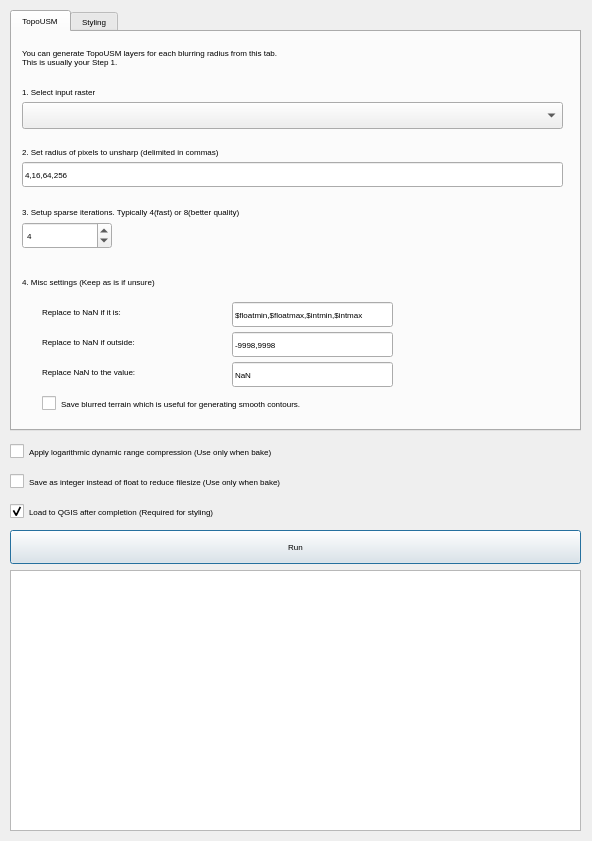
<?xml version="1.0" encoding="UTF-8"?>
<ui version="4.0">
 <class>TopoUSM2DialogBase</class>
 <widget class="QDialog" name="TopoUSM2DialogBase">
  <property name="enabled">
   <bool>true</bool>
  </property>
  <property name="geometry">
   <rect>
    <x>0</x>
    <y>0</y>
    <width>592</width>
    <height>841</height>
   </rect>
  </property>
  <property name="font">
   <font>
    <pointsize>6</pointsize>
   </font>
  </property>
  <property name="windowTitle">
   <string>TopoUSM2</string>
  </property>
  <widget class="QCheckBox" name="checkBox">
   <property name="geometry">
    <rect>
     <x>10</x>
     <y>500</y>
     <width>561</width>
     <height>23</height>
    </rect>
   </property>
   <property name="text">
    <string>Load to QGIS after completion (Required for styling)</string>
   </property>
   <property name="checked">
    <bool>true</bool>
   </property>
  </widget>
  <widget class="QCheckBox" name="checkBox_2">
   <property name="geometry">
    <rect>
     <x>10</x>
     <y>470</y>
     <width>561</width>
     <height>23</height>
    </rect>
   </property>
   <property name="text">
    <string>Save as integer instead of float to reduce filesize (Use only when bake)</string>
   </property>
  </widget>
  <widget class="QPushButton" name="pushButton">
   <property name="geometry">
    <rect>
     <x>10</x>
     <y>530</y>
     <width>571</width>
     <height>34</height>
    </rect>
   </property>
   <property name="text">
    <string>Run</string>
   </property>
  </widget>
  <widget class="QTextEdit" name="textEdit">
   <property name="enabled">
    <bool>true</bool>
   </property>
   <property name="geometry">
    <rect>
     <x>10</x>
     <y>570</y>
     <width>571</width>
     <height>261</height>
    </rect>
   </property>
   <property name="font">
    <font>
     <pointsize>6</pointsize>
    </font>
   </property>
   <property name="acceptDrops">
    <bool>false</bool>
   </property>
   <property name="readOnly">
    <bool>true</bool>
   </property>
   <property name="acceptRichText">
    <bool>false</bool>
   </property>
  </widget>
  <widget class="QTabWidget" name="tabWidget">
   <property name="enabled">
    <bool>true</bool>
   </property>
   <property name="geometry">
    <rect>
     <x>10</x>
     <y>10</y>
     <width>571</width>
     <height>421</height>
    </rect>
   </property>
   <property name="currentIndex">
    <number>0</number>
   </property>
   <widget class="QWidget" name="tab_1">
    <attribute name="title">
     <string>TopoUSM</string>
    </attribute>
    <widget class="QLineEdit" name="lineEdit_3">
     <property name="geometry">
      <rect>
       <x>220</x>
       <y>270</y>
       <width>161</width>
       <height>25</height>
      </rect>
     </property>
     <property name="text">
      <string>$floatmin,$floatmax,$intmin,$intmax</string>
     </property>
    </widget>
    <widget class="QLineEdit" name="lineEdit_4">
     <property name="geometry">
      <rect>
       <x>220</x>
       <y>330</y>
       <width>161</width>
       <height>25</height>
      </rect>
     </property>
     <property name="text">
      <string>NaN</string>
     </property>
    </widget>
    <widget class="QLabel" name="label_4">
     <property name="geometry">
      <rect>
       <x>10</x>
       <y>240</y>
       <width>301</width>
       <height>19</height>
      </rect>
     </property>
     <property name="text">
      <string>4. Misc settings (Keep as is if unsure)</string>
     </property>
    </widget>
    <widget class="QLabel" name="label_3">
     <property name="geometry">
      <rect>
       <x>30</x>
       <y>300</y>
       <width>191</width>
       <height>19</height>
      </rect>
     </property>
     <property name="text">
      <string>Replace to NaN if outside: </string>
     </property>
    </widget>
    <widget class="QgsMapLayerComboBox" name="mMapLayerComboBox">
     <property name="geometry">
      <rect>
       <x>10</x>
       <y>70</y>
       <width>541</width>
       <height>27</height>
      </rect>
     </property>
    </widget>
    <widget class="QLabel" name="label_7">
     <property name="geometry">
      <rect>
       <x>30</x>
       <y>330</y>
       <width>181</width>
       <height>19</height>
      </rect>
     </property>
     <property name="text">
      <string>Replace NaN to the value:</string>
     </property>
    </widget>
    <widget class="QLineEdit" name="lineEdit">
     <property name="geometry">
      <rect>
       <x>10</x>
       <y>130</y>
       <width>541</width>
       <height>25</height>
      </rect>
     </property>
     <property name="text">
      <string>4,16,64,256</string>
     </property>
    </widget>
    <widget class="QLabel" name="label_2">
     <property name="geometry">
      <rect>
       <x>10</x>
       <y>170</y>
       <width>441</width>
       <height>19</height>
      </rect>
     </property>
     <property name="text">
      <string>3. Setup sparse iterations. Typically 4(fast) or 8(better quality)</string>
     </property>
    </widget>
    <widget class="QLabel" name="label_6">
     <property name="geometry">
      <rect>
       <x>30</x>
       <y>270</y>
       <width>191</width>
       <height>19</height>
      </rect>
     </property>
     <property name="text">
      <string>Replace to NaN if it is: </string>
     </property>
    </widget>
    <widget class="QLabel" name="label">
     <property name="geometry">
      <rect>
       <x>10</x>
       <y>110</y>
       <width>441</width>
       <height>20</height>
      </rect>
     </property>
     <property name="text">
      <string>2. Set radius of pixels to unsharp (delimited in commas)</string>
     </property>
    </widget>
    <widget class="QLineEdit" name="lineEdit_2">
     <property name="geometry">
      <rect>
       <x>220</x>
       <y>300</y>
       <width>161</width>
       <height>25</height>
      </rect>
     </property>
     <property name="text">
      <string>-9998,9998</string>
     </property>
    </widget>
    <widget class="QLabel" name="label_5">
     <property name="geometry">
      <rect>
       <x>10</x>
       <y>50</y>
       <width>211</width>
       <height>19</height>
      </rect>
     </property>
     <property name="text">
      <string>1. Select input raster</string>
     </property>
    </widget>
    <widget class="QgsSpinBox" name="mQgsSpinBox">
     <property name="geometry">
      <rect>
       <x>10</x>
       <y>190</y>
       <width>90</width>
       <height>27</height>
      </rect>
     </property>
     <property name="value">
      <number>4</number>
     </property>
    </widget>
    <widget class="QLabel" name="label_8">
     <property name="geometry">
      <rect>
       <x>10</x>
       <y>10</y>
       <width>541</width>
       <height>31</height>
      </rect>
     </property>
     <property name="text">
      <string>&lt;html&gt;&lt;head/&gt;&lt;body&gt;&lt;p&gt;You can generate TopoUSM layers for each blurring radius from this tab. &lt;br&gt;This is usually your Step 1.&lt;/p&gt;&lt;/body&gt;&lt;/html&gt;</string>
     </property>
    </widget>
    <widget class="QCheckBox" name="checkBox_3">
     <property name="geometry">
      <rect>
       <x>30</x>
       <y>360</y>
       <width>521</width>
       <height>23</height>
      </rect>
     </property>
     <property name="text">
      <string>Save blurred terrain which is useful for generating smooth contours.</string>
     </property>
    </widget>
   </widget>
   <widget class="QWidget" name="tab_2">
    <attribute name="title">
     <string>Styling</string>
    </attribute>
    <widget class="QLabel" name="label_9">
     <property name="geometry">
      <rect>
       <x>10</x>
       <y>10</y>
       <width>541</width>
       <height>41</height>
      </rect>
     </property>
     <property name="text">
      <string>&lt;html&gt;&lt;head/&gt;&lt;body&gt;&lt;p&gt;This step handles styling of the usm layers. &lt;br&gt;Adjust sliders and press 'Simulate' button to setup optimal appearance. &lt;br&gt;Then hit 'Run' to bake them into a single file.&lt;/p&gt;&lt;/body&gt;&lt;/html&gt;</string>
     </property>
    </widget>
    <widget class="QTableView" name="tableView">
     <property name="geometry">
      <rect>
       <x>10</x>
       <y>60</y>
       <width>541</width>
       <height>181</height>
      </rect>
     </property>
     <property name="font">
      <font>
       <pointsize>6</pointsize>
      </font>
     </property>
     <property name="editTriggers">
      <set>QAbstractItemView::NoEditTriggers</set>
     </property>
     <property name="sortingEnabled">
      <bool>true</bool>
     </property>
    </widget>
    <widget class="QSlider" name="horizontalSlider">
     <property name="geometry">
      <rect>
       <x>10</x>
       <y>270</y>
       <width>471</width>
       <height>22</height>
      </rect>
     </property>
     <property name="maximum">
      <number>20</number>
     </property>
     <property name="singleStep">
      <number>2</number>
     </property>
     <property name="value">
      <number>10</number>
     </property>
     <property name="orientation">
      <enum>Qt::Horizontal</enum>
     </property>
     <property name="tickPosition">
      <enum>QSlider::TicksAbove</enum>
     </property>
     <property name="tickInterval">
      <number>2</number>
     </property>
    </widget>
    <widget class="QLabel" name="label_10">
     <property name="geometry">
      <rect>
       <x>10</x>
       <y>250</y>
       <width>541</width>
       <height>21</height>
      </rect>
     </property>
     <property name="text">
      <string>Variable a. In most cases, a=1. It can be 0.5~1.5 in a global DEM. Default is 1.</string>
     </property>
    </widget>
    <widget class="QLabel" name="label_11">
     <property name="geometry">
      <rect>
       <x>490</x>
       <y>270</y>
       <width>61</width>
       <height>19</height>
      </rect>
     </property>
     <property name="font">
      <font>
       <pointsize>7</pointsize>
       <weight>50</weight>
       <bold>false</bold>
      </font>
     </property>
     <property name="text">
      <string>1</string>
     </property>
    </widget>
    <widget class="QLabel" name="label_12">
     <property name="geometry">
      <rect>
       <x>10</x>
       <y>300</y>
       <width>541</width>
       <height>21</height>
      </rect>
     </property>
     <property name="text">
      <string>Variable b. Typically 0.1~1 (LiDAR) or 10~100 (Satellite DSM). Default is 1.</string>
     </property>
    </widget>
    <widget class="QSlider" name="horizontalSlider_2">
     <property name="geometry">
      <rect>
       <x>10</x>
       <y>320</y>
       <width>471</width>
       <height>22</height>
      </rect>
     </property>
     <property name="minimum">
      <number>-20</number>
     </property>
     <property name="maximum">
      <number>30</number>
     </property>
     <property name="singleStep">
      <number>5</number>
     </property>
     <property name="orientation">
      <enum>Qt::Horizontal</enum>
     </property>
     <property name="tickPosition">
      <enum>QSlider::TicksAbove</enum>
     </property>
     <property name="tickInterval">
      <number>5</number>
     </property>
    </widget>
    <widget class="QLabel" name="label_13">
     <property name="geometry">
      <rect>
       <x>490</x>
       <y>320</y>
       <width>61</width>
       <height>19</height>
      </rect>
     </property>
     <property name="font">
      <font>
       <pointsize>7</pointsize>
       <weight>50</weight>
       <bold>false</bold>
      </font>
     </property>
     <property name="text">
      <string>1</string>
     </property>
    </widget>
    <widget class="QPushButton" name="pushButton_2">
     <property name="geometry">
      <rect>
       <x>10</x>
       <y>350</y>
       <width>541</width>
       <height>34</height>
      </rect>
     </property>
     <property name="text">
      <string>Simulate appearance (Note: Not exactly accurate)</string>
     </property>
    </widget>
   </widget>
  </widget>
  <widget class="QCheckBox" name="checkBox_4">
   <property name="geometry">
    <rect>
     <x>10</x>
     <y>440</y>
     <width>551</width>
     <height>23</height>
    </rect>
   </property>
   <property name="text">
    <string>Apply logarithmic dynamic range compression (Use only when bake)</string>
   </property>
  </widget>
 </widget>
 <customwidgets>
  <customwidget>
   <class>QgsMapLayerComboBox</class>
   <extends>QComboBox</extends>
   <header>qgsmaplayercombobox.h</header>
  </customwidget>
  <customwidget>
   <class>QgsSpinBox</class>
   <extends>QSpinBox</extends>
   <header>qgsspinbox.h</header>
  </customwidget>
 </customwidgets>
 <resources/>
 <connections/>
</ui>
